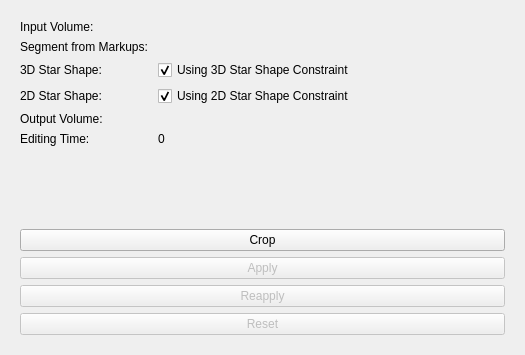
<?xml version="1.0" encoding="UTF-8"?>
<ui version="4.0">
 <class>qSlicerGraphCutInteractiveSegmenterModuleWidget</class>
 <widget class="qSlicerWidget" name="qSlicerGraphCutInteractiveSegmenterModuleWidget">
  <property name="geometry">
   <rect>
    <x>0</x>
    <y>0</y>
    <width>525</width>
    <height>355</height>
   </rect>
  </property>
  <property name="windowTitle">
   <string>Form</string>
  </property>
  <layout class="QVBoxLayout" name="verticalLayout">
   <item>
    <widget class="ctkCollapsibleButton" name="CTKCollapsibleButton" native="true">
     <property name="text" stdset="0">
      <string>Parameters</string>
     </property>
     <layout class="QVBoxLayout" name="verticalLayout_3">
      <item>
       <layout class="QFormLayout" name="formLayout">
        <property name="fieldGrowthPolicy">
         <enum>QFormLayout::AllNonFixedFieldsGrow</enum>
        </property>
        <item row="0" column="0">
         <widget class="QLabel" name="inputVolumeLabel">
          <property name="text">
           <string>Input Volume: </string>
          </property>
         </widget>
        </item>
        <item row="0" column="1">
         <widget class="qMRMLNodeComboBox" name="inputVolumeMRMLNodeComboBox" native="true">
          <property name="enabled">
           <bool>true</bool>
          </property>
          <property name="nodeTypes" stdset="0">
           <stringlist>
            <string>vtkMRMLScalarVolumeNode</string>
           </stringlist>
          </property>
          <property name="noneEnabled" stdset="0">
           <bool>true</bool>
          </property>
          <property name="addEnabled" stdset="0">
           <bool>false</bool>
          </property>
          <property name="removeEnabled" stdset="0">
           <bool>true</bool>
          </property>
          <property name="renameEnabled" stdset="0">
           <bool>false</bool>
          </property>
         </widget>
        </item>
        <item row="1" column="0">
         <widget class="QLabel" name="markupsLabel">
          <property name="text">
           <string>Segment from Markups: </string>
          </property>
         </widget>
        </item>
        <item row="1" column="1">
         <widget class="qMRMLNodeComboBox" name="markupsMRMLNodeComboBox" native="true">
          <property name="enabled">
           <bool>true</bool>
          </property>
          <property name="nodeTypes" stdset="0">
           <stringlist>
            <string>vtkMRMLMarkupsFiducialNode</string>
           </stringlist>
          </property>
          <property name="showChildNodeTypes" stdset="0">
           <bool>false</bool>
          </property>
          <property name="baseName" stdset="0">
           <string>C</string>
          </property>
          <property name="noneEnabled" stdset="0">
           <bool>false</bool>
          </property>
          <property name="addEnabled" stdset="0">
           <bool>false</bool>
          </property>
          <property name="removeEnabled" stdset="0">
           <bool>true</bool>
          </property>
          <property name="renameEnabled" stdset="0">
           <bool>true</bool>
          </property>
          <property name="selectNodeUponCreation" stdset="0">
           <bool>true</bool>
          </property>
         </widget>
        </item>
        <item row="2" column="0">
         <widget class="QLabel" name="star3Label">
          <property name="text">
           <string>3D Star Shape: </string>
          </property>
         </widget>
        </item>
        <item row="2" column="1">
         <widget class="QCheckBox" name="star3CheckBox">
          <property name="text">
           <string>Using 3D Star Shape Constraint</string>
          </property>
          <property name="checked">
           <bool>true</bool>
          </property>
         </widget>
        </item>
        <item row="3" column="0">
         <widget class="QLabel" name="star2Label">
          <property name="text">
           <string>2D Star Shape: </string>
          </property>
         </widget>
        </item>
        <item row="3" column="1">
         <widget class="QCheckBox" name="star2CheckBox">
          <property name="text">
           <string>Using 2D Star Shape Constraint</string>
          </property>
          <property name="checked">
           <bool>true</bool>
          </property>
         </widget>
        </item>
        <item row="4" column="0">
         <widget class="QLabel" name="outputVolumeLabel">
          <property name="text">
           <string>Output Volume: </string>
          </property>
         </widget>
        </item>
        <item row="4" column="1">
         <widget class="qMRMLNodeComboBox" name="outputVolumeMRMLNodeComboBox" native="true">
          <property name="enabled">
           <bool>true</bool>
          </property>
          <property name="nodeTypes" stdset="0">
           <stringlist>
            <string>vtkMRMLLabelMapVolumeNode</string>
           </stringlist>
          </property>
          <property name="showChildNodeTypes" stdset="0">
           <bool>false</bool>
          </property>
          <property name="addEnabled" stdset="0">
           <bool>false</bool>
          </property>
          <property name="removeEnabled" stdset="0">
           <bool>false</bool>
          </property>
          <property name="renameEnabled" stdset="0">
           <bool>false</bool>
          </property>
         </widget>
        </item>
        <item row="5" column="0">
         <widget class="QLabel" name="timeTextLabel">
          <property name="text">
           <string>Editing Time:</string>
          </property>
         </widget>
        </item>
        <item row="5" column="1">
         <widget class="QLabel" name="timeLabel">
          <property name="text">
           <string>0</string>
          </property>
          <property name="margin">
           <number>-1</number>
          </property>
         </widget>
        </item>
       </layout>
      </item>
      <item>
       <widget class="QPushButton" name="cropPushButton">
        <property name="text">
         <string>Crop</string>
        </property>
       </widget>
      </item>
      <item>
       <widget class="QPushButton" name="applyPushButton">
        <property name="enabled">
         <bool>false</bool>
        </property>
        <property name="text">
         <string>Apply</string>
        </property>
        <property name="autoDefault">
         <bool>false</bool>
        </property>
       </widget>
      </item>
      <item>
       <widget class="QPushButton" name="reapplyPushButton">
        <property name="enabled">
         <bool>false</bool>
        </property>
        <property name="text">
         <string>Reapply</string>
        </property>
        <property name="autoDefault">
         <bool>false</bool>
        </property>
       </widget>
      </item>
      <item>
       <widget class="QPushButton" name="resetPushButton">
        <property name="enabled">
         <bool>false</bool>
        </property>
        <property name="text">
         <string>Reset</string>
        </property>
       </widget>
      </item>
     </layout>
    </widget>
   </item>
  </layout>
 </widget>
 <customwidgets>
  <customwidget>
   <class>qMRMLNodeComboBox</class>
   <extends>QWidget</extends>
   <header>qMRMLNodeComboBox.h</header>
   <container>1</container>
  </customwidget>
  <customwidget>
   <class>qSlicerWidget</class>
   <extends>QWidget</extends>
   <header>qSlicerWidget.h</header>
   <container>1</container>
  </customwidget>
  <customwidget>
   <class>ctkCollapsibleButton</class>
   <extends>QWidget</extends>
   <header>ctkCollapsibleButton.h</header>
   <container>1</container>
  </customwidget>
 </customwidgets>
 <resources/>
 <connections>
  <connection>
   <sender>qSlicerGraphCutInteractiveSegmenterModuleWidget</sender>
   <signal>mrmlSceneChanged(vtkMRMLScene*)</signal>
   <receiver>inputVolumeMRMLNodeComboBox</receiver>
   <slot>setMRMLScene(vtkMRMLScene*)</slot>
   <hints>
    <hint type="sourcelabel">
     <x>441</x>
     <y>315</y>
    </hint>
    <hint type="destinationlabel">
     <x>390</x>
     <y>50</y>
    </hint>
   </hints>
  </connection>
  <connection>
   <sender>qSlicerGraphCutInteractiveSegmenterModuleWidget</sender>
   <signal>mrmlSceneChanged(vtkMRMLScene*)</signal>
   <receiver>markupsMRMLNodeComboBox</receiver>
   <slot>setMRMLScene(vtkMRMLScene*)</slot>
   <hints>
    <hint type="sourcelabel">
     <x>257</x>
     <y>314</y>
    </hint>
    <hint type="destinationlabel">
     <x>262</x>
     <y>86</y>
    </hint>
   </hints>
  </connection>
  <connection>
   <sender>qSlicerGraphCutInteractiveSegmenterModuleWidget</sender>
   <signal>mrmlSceneChanged(vtkMRMLScene*)</signal>
   <receiver>outputVolumeMRMLNodeComboBox</receiver>
   <slot>setMRMLScene(vtkMRMLScene*)</slot>
   <hints>
    <hint type="sourcelabel">
     <x>195</x>
     <y>317</y>
    </hint>
    <hint type="destinationlabel">
     <x>202</x>
     <y>183</y>
    </hint>
   </hints>
  </connection>
 </connections>
</ui>
